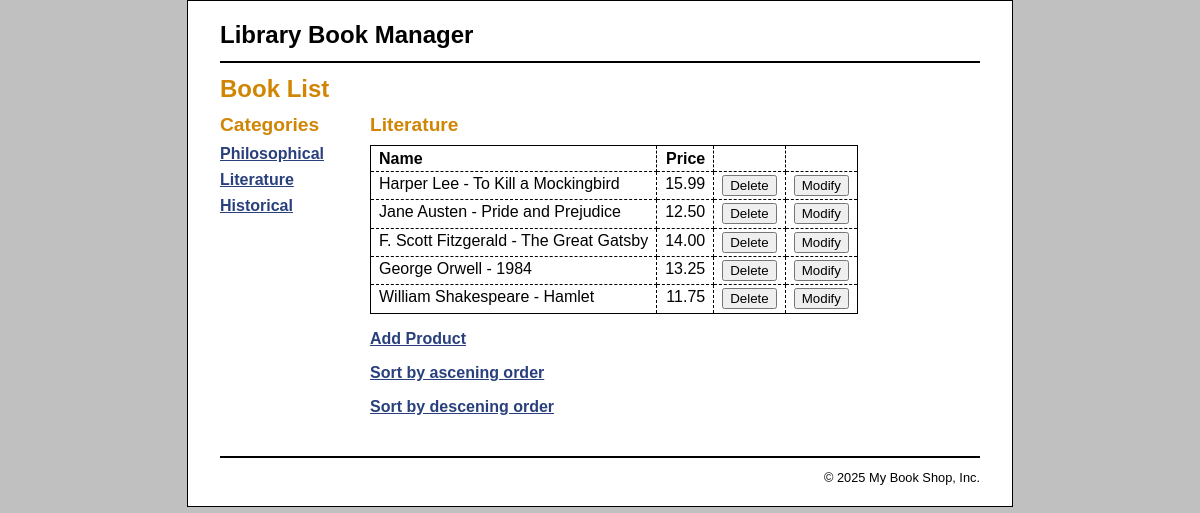
/?category_id=2, run on the app's committed database.
### tables this page shows
CREATE TABLE categories (
    categoryID    INT AUTO_INCREMENT PRIMARY KEY,
    categoryName  VARCHAR(255) NOT NULL
);

CREATE TABLE products (
    productID     INT AUTO_INCREMENT PRIMARY KEY,
    categoryID    INT NOT NULL,
    productCode   VARCHAR(10) NOT NULL,
    productName   VARCHAR(255) NOT NULL,
    listPrice     DECIMAL(10,2) NOT NULL,
    FOREIGN KEY (categoryID) REFERENCES categories(categoryID)
        ON UPDATE CASCADE
        ON DELETE CASCADE
);

### index.php (the view, shortened to what this page needs)
<?php
require_once('database.php');
if (!isset($category_id)) {
    $category_id = filter_input(INPUT_GET, 'category_id',
            FILTER_VALIDATE_INT);
}
$queryCategory = 'SELECT * FROM categories
                  WHERE categoryID = :category_id';
$statement1 = $db->prepare($queryCategory);
$statement1->bindValue(':category_id', $category_id);
$statement1->execute();
$category = $statement1->fetch();
$category_name = $category['categoryName'];
$query = 'SELECT * FROM categories
                       ORDER BY categoryID';
$statement = $db->prepare($query);
$statement->execute();
$categories = $statement->fetchAll();
$queryProducts = 'SELECT * FROM products
                  WHERE categoryID = :category_id
                  ORDER BY productID';
$statement3 = $db->prepare($queryProducts);
$statement3->bindValue(':category_id', $category_id);
$statement3->execute();
$products = $statement3->fetchAll();
?>
<!DOCTYPE html>
<html>
<head>
    <link rel="stylesheet" type="text/css" href="main.css" />
</head>
<body>
<header><h1>Library Book Manager</h1></header>
<main>
    <h1>Book List</h1>
    <aside>
        <h2>Categories</h2>
        <nav>
        <ul>
            <?php foreach ($categories as $category) : ?>
            <li><a href=".?category_id=<?php echo $category['categoryID']; ?>">
                    <?php echo $category['categoryName']; ?>
                </a>
            </li>
            <?php endforeach; ?>
        </ul>
        </nav>
    </aside>
    <section>
        <h2><?php echo $category_name; ?></h2>
        <table>
            <tr>
                <th>Name</th>
                <th class="right">Price</th>
                <th>&nbsp;</th>
                <th>&nbsp;</th>
            </tr>
            <?php foreach ($products as $product) : ?>
            <tr>
                <td><?php echo $product['productName']; ?></td>
                <td class="right"><?php echo $product['listPrice']; ?></td>
                <td><form action="delete_product.php" method="post">
                    <input type="submit" value="Delete">
                </form></td>
                <td><form action="modify.php" method="post">
                    <input type="submit" value="Modify">
                </form></td>
            </tr>
            <?php endforeach; ?>
        </table>
        <p><a href="add_product_form.php">Add Product</a></p>
        <p><a href="sort_asc.php">Sort by ascening order</a></p>
        <p><a href="sort_desc.php">Sort by descening order</a></p>
    </section>
</main>
<footer>
    <p>&copy; <?php echo date("Y"); ?> My Book Shop, Inc.</p>
</footer>
</body>
</html>

### main.css (style rules this page uses)
html { background-color: rgb(192, 192, 192); }
body { margin-top: 0; font-family: Arial, Helvetica, sans-serif; width: 760px; margin: 0 auto; background-color: white; border: 1px solid black; padding: .5em 2em; }
header { margin: 0; border-bottom: 2px solid black; }
header h1 { margin: 0; padding: .5em 0; color: black; }
main { margin: 0; }
aside { float: left; width: 150px; }
nav ul { list-style-type: none; margin-left: 0; padding-left: 0; }
nav ul li { padding-bottom: 0.5em; }
section { float: left; width: 500px; padding-bottom: 1.5em; }
footer { clear: both; margin-top: 1em; border-top: 2px solid black; }
footer p { text-align: right; font-size: 80%; margin: 1em 0; }
h1 { font-size: 150%; margin: 0; padding: .5em 0 .25em; }
h2 { font-size: 120%; margin: 0; padding: .25em 0 .5em; }
h1, h2 { color: rgb(208, 133, 4); }
ul { margin: 0 0 1em 0; padding: 0 0 0 2.5em; }
li { margin: 0; padding: 0; }
a { color: rgb(41, 64, 124); font-weight: bold; }
table { border: 1px solid black; border-collapse: collapse; }
td, th { border: 1px dashed black; padding: .2em .5em .2em .5em; vertical-align: top; text-align: left; }
form { margin: 0; }
.right { text-align: right; }

### data on the page
categories: categoryName "Philosophical"
categories: categoryName "Literature"
categories: categoryName "Historical"
products: productName "Harper Lee - To Kill a Mockingbird", listPrice "15.99"
products: productName "Jane Austen - Pride and Prejudice", listPrice "12.50"
products: productName "F. Scott Fitzgerald - The Great Gatsby", listPrice "14.00"
products: productName "George Orwell - 1984", listPrice "13.25"
products: productName "William Shakespeare - Hamlet", listPrice "11.75"
